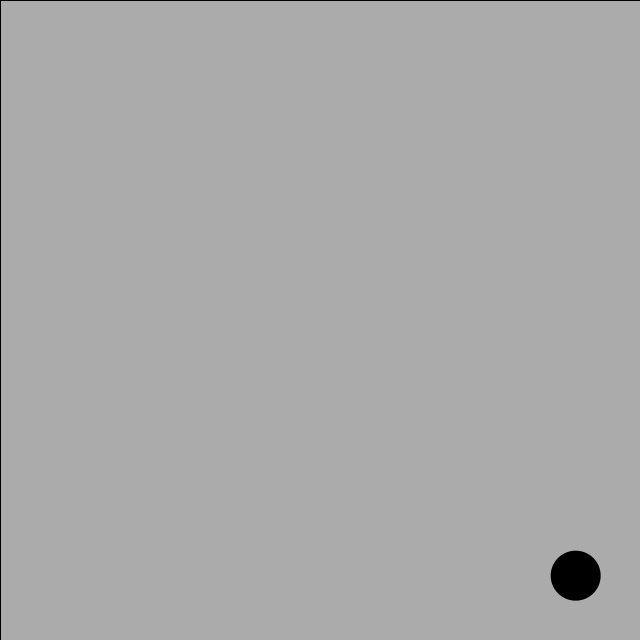
Frame 1 (no input)
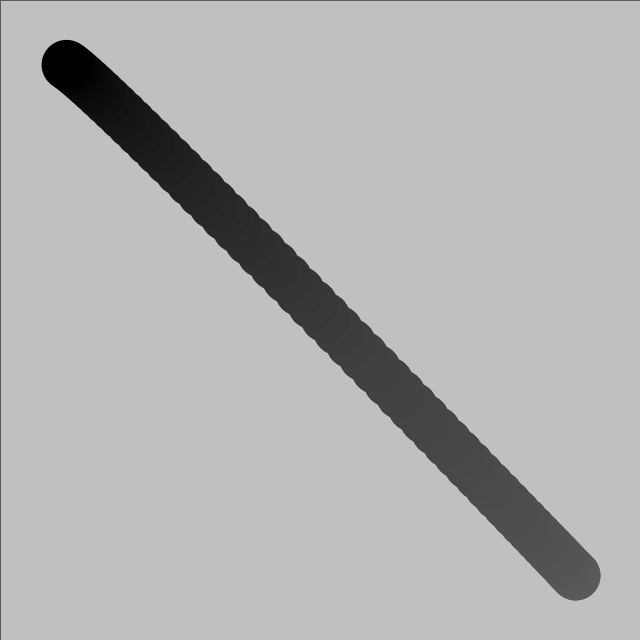
Frame 60 (the mouse pressed at the canvas centre just before this capture)
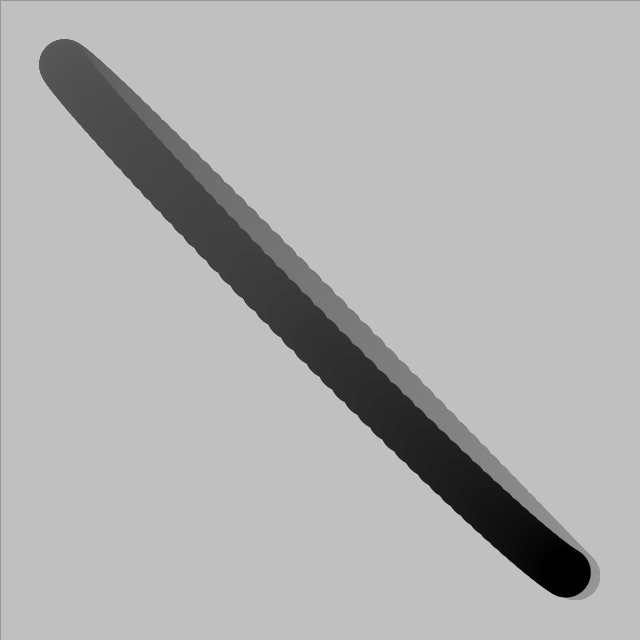
Frame 120 (the mouse held since frame 60 and released just before this capture)

The Processing sketch that drew these frames (run headless with seeded random() and noise(); from frame 60 on, the mouse is pressed at the canvas centre):

// Processing sketch: asdf
// ── asdf.pde
void setup() {
  background(#AAAAAA);
  size(640, 640);
}

void draw() {
  fill(255, 2);
  rect(0, 0, width, height);
  fill(0);
  noStroke();
  translate(width/2, height/2);
  ellipse(cos(frameCount*.05)*width*0.4, cos(frameCount*.051)*height*0.4, 50, 50);
}
